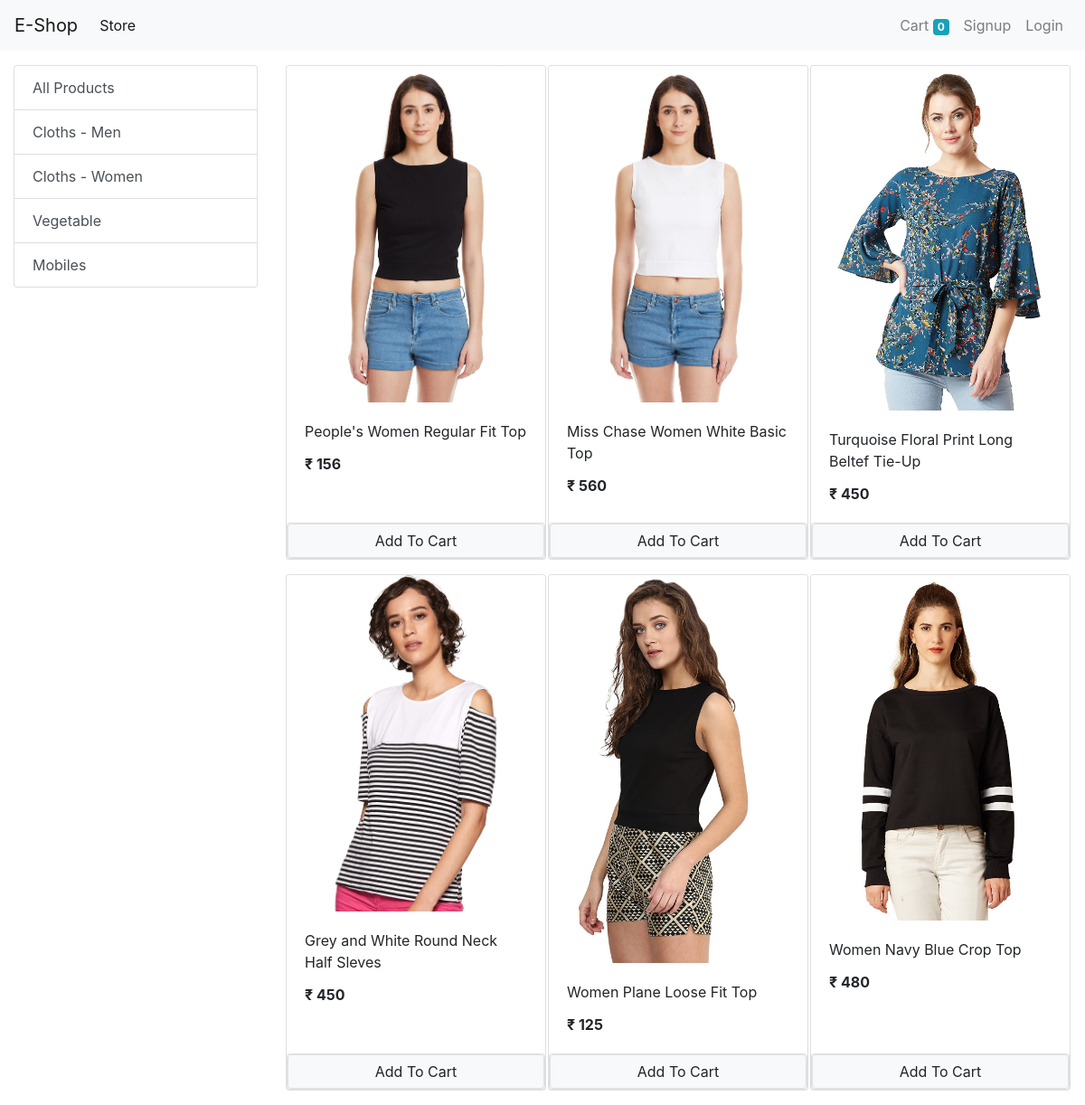
The app's page /?category=2 with its own data.
### store/models/category.py (models this page shows, shortened)
class Category(models.Model):
    name = models.CharField(max_length=20)
    @staticmethod
    def get_all_categories():
        return Category.objects.all()

### store/models/products.py (models this page shows, shortened)
class Product(models.Model):
    name = models.CharField(max_length=50)
    price = models.IntegerField(default=0)
    category = models.ForeignKey(Category, on_delete=models.CASCADE , default=1)
    description = models.CharField(max_length=200 , default='' , null=True , blank=True)
    image = models.ImageField(upload_to='uploads/products/')
    @staticmethod
    def get_all_products_by_categoryid(category_id):
        if category_id:
            return Product.objects.filter(category= category_id)
        else:
            return Product.get_all_products();

### store/views/home.py (the view, shortened to what this page needs)
# urls.py: path('', Index.as_view(), name='homepage'),
class Index(View):
    def get(self, request):
        cart = request.session.get('cart')
        if not cart:
            request.session['cart'] = {}
        products = None
        categories = Category.get_all_categories();
        categoryID = request.GET.get('category')
        if (categoryID):
            products = Product.get_all_products_by_categoryid(categoryID)
        else:
            products = Product.get_all_products();
        data = {}
        data['products'] = products
        data['categories'] = categories
        print('You are: ', request.session.get('email'))
        return render(request, 'index.html', data)

### store/templatetags/cart.py (called while the page is built)
@register.filter(name='is_in_cart')
def is_in_cart(product, cart):
    keys = cart.keys()
    for id in keys:
        if int(id) == product.id:
            return True
    return False

### store/templatetags/custom_filter.py (called while the page is built)
@register.filter(name='currency')
def currency(number):
    return "₹ "+str(number)

### store/templates/index.html (shortened to what this page needs)
{% extends 'base.html' %}
{% block content %}
{% load cart %}
{% load custom_filter%}
<div class="container-fluid mt-3">
    <div class="row">
        <div class ="col-lg-3 mx-auto">
            <div class="list-group">
                <a href="/" class="list-group-item
                 list-group-item-action ">All Products</a>
            {% for category in categories %}
                <a href="/?category={{category.id}}" class="list-group-item
                 list-group-item-action ">{{category.name}}</a>
            {% endfor %}
            </div>
        </div>
        <div id = 'products' class ="col-lg-9 mx-auto">
            <div class="row mx-auto">
                {% for product in products %}
                <div class="card mx-auto mb-3" id='{{product.id}}' style="width: 18rem;">
                    <img class="card-img-top" src="{{product.image.url}}" alt="Card image cap">
                    <div class="card-body">
                        <p class="card-title">{{product.name}}</p>
                        <p class="card-text"><b>{{product.price|currency}}</b></p>
                    </div>
                    <div class="card footer p-0 no-gutters">
                        {% if product|is_in_cart:request.session.cart%}
                        <div class="row no-gutters">
                            <form action="/#{{product.id}}" class="col-2" method="post">
                                {% csrf_token%}
                                <input hidden type="text" name='product' value='{{product.id}}'>
                                <input hidden type="text" name='remove' value='True'>
                                <input type="submit" value=" - " class="btn btn-block btn-secondary">
                            </form>
                            <div class="text-center col">{{product|cart_quantity:request.session.cart}} in cart</div>
                            <form action="/#{{product.id}}" class="col-2" method="post">
                                {% csrf_token%}
                                <input hidden type="text" name='product' value='{{product.id}}'>
                                <input type="submit" value=" + " class="btn btn-block btn-secondary">
                            </form>
                        </div>
                        {% else %}
                        <form action="/#{{product.id}}" method="POST" class="btn-block">
                            <input href="#" type="submit" class="float-right btn-block btn btn-light border form control" value='Add To Cart'>
                        </form>
                        {% endif %}
                    </div>
                </div>
                {% endfor %}
            </div>
        </div>
    </div>
</div>
{% endblock %}

### records on screen
Category: name "Cloths - Men"
Category: name "Cloths - Women"
Category: name "Vegetable"
Category: name "Mobiles"
Product: image (picture), name "People's Women Regular Fit Top", price "₹ 156"
Product: image (picture), name "Miss Chase Women White Basic Top", price "₹ 560"
Product: image (picture), name "Turquoise Floral Print Long Beltef Tie-Up", price "₹ 450"
Product: image (picture), name "Grey and White Round Neck Half Sleves", price "₹ 450"
Product: image (picture), name "Women Plane Loose Fit Top", price "₹ 125"
Product: image (picture), name "Women Navy Blue Crop Top", price "₹ 480"

### other values on screen
{{ request.session.cart.keys|length }} "0"
